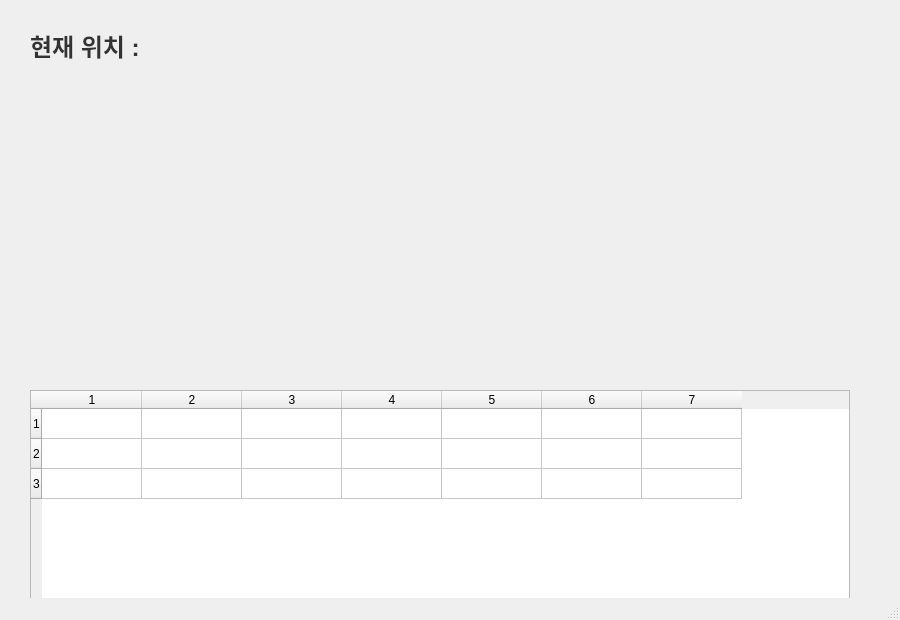
<?xml version="1.0" encoding="UTF-8"?>
<ui version="4.0">
 <class>MainWindow</class>
 <widget class="QMainWindow" name="MainWindow">
  <property name="enabled">
   <bool>true</bool>
  </property>
  <property name="geometry">
   <rect>
    <x>0</x>
    <y>0</y>
    <width>900</width>
    <height>620</height>
   </rect>
  </property>
  <property name="windowTitle">
   <string>MainWindow</string>
  </property>
  <property name="animated">
   <bool>true</bool>
  </property>
  <widget class="QWidget" name="centralWidget">
   <widget class="QLabel" name="labelLocation">
    <property name="geometry">
     <rect>
      <x>30</x>
      <y>25</y>
      <width>300</width>
      <height>40</height>
     </rect>
    </property>
    <property name="font">
     <font>
      <pointsize>18</pointsize>
      <weight>75</weight>
      <bold>true</bold>
     </font>
    </property>
    <property name="styleSheet">
     <string notr="true">color:#333333;</string>
    </property>
    <property name="text">
     <string>현재 위치 :</string>
    </property>
    <property name="alignment">
     <set>Qt::AlignLeading|Qt::AlignLeft|Qt::AlignVCenter</set>
    </property>
   </widget>
   <widget class="QTableWidget" name="tableForecast">
    <property name="geometry">
     <rect>
      <x>30</x>
      <y>390</y>
      <width>820</width>
      <height>250</height>
     </rect>
    </property>
    <property name="rowCount">
     <number>3</number>
    </property>
    <property name="columnCount">
     <number>7</number>
    </property>
    <row/>
    <row/>
    <row/>
    <column/>
    <column/>
    <column/>
    <column/>
    <column/>
    <column/>
    <column/>
   </widget>
   <widget class="QLabel" name="labelTemp">
    <property name="geometry">
     <rect>
      <x>300</x>
      <y>160</y>
      <width>280</width>
      <height>70</height>
     </rect>
    </property>
    <property name="font">
     <font>
      <pointsize>34</pointsize>
      <weight>75</weight>
      <bold>true</bold>
     </font>
    </property>
    <property name="text">
     <string/>
    </property>
    <property name="alignment">
     <set>Qt::AlignCenter</set>
    </property>
   </widget>
   <widget class="QLabel" name="labelIcon">
    <property name="geometry">
     <rect>
      <x>370</x>
      <y>80</y>
      <width>140</width>
      <height>80</height>
     </rect>
    </property>
    <property name="font">
     <font>
      <pointsize>40</pointsize>
     </font>
    </property>
    <property name="text">
     <string/>
    </property>
    <property name="alignment">
     <set>Qt::AlignCenter</set>
    </property>
   </widget>
   <widget class="QLabel" name="labelWeather">
    <property name="geometry">
     <rect>
      <x>330</x>
      <y>240</y>
      <width>220</width>
      <height>40</height>
     </rect>
    </property>
    <property name="font">
     <font>
      <pointsize>18</pointsize>
     </font>
    </property>
    <property name="text">
     <string/>
    </property>
    <property name="alignment">
     <set>Qt::AlignCenter</set>
    </property>
   </widget>
   <widget class="QLabel" name="labelDetail">
    <property name="geometry">
     <rect>
      <x>300</x>
      <y>290</y>
      <width>300</width>
      <height>80</height>
     </rect>
    </property>
    <property name="font">
     <font>
      <pointsize>14</pointsize>
     </font>
    </property>
    <property name="text">
     <string/>
    </property>
    <property name="alignment">
     <set>Qt::AlignCenter</set>
    </property>
   </widget>
  </widget>
  <widget class="QMenuBar" name="menuBar">
   <property name="geometry">
    <rect>
     <x>0</x>
     <y>0</y>
     <width>900</width>
     <height>22</height>
    </rect>
   </property>
  </widget>
  <widget class="QStatusBar" name="statusBar"/>
 </widget>
 <layoutdefault spacing="6" margin="11"/>
 <resources/>
 <connections/>
</ui>
